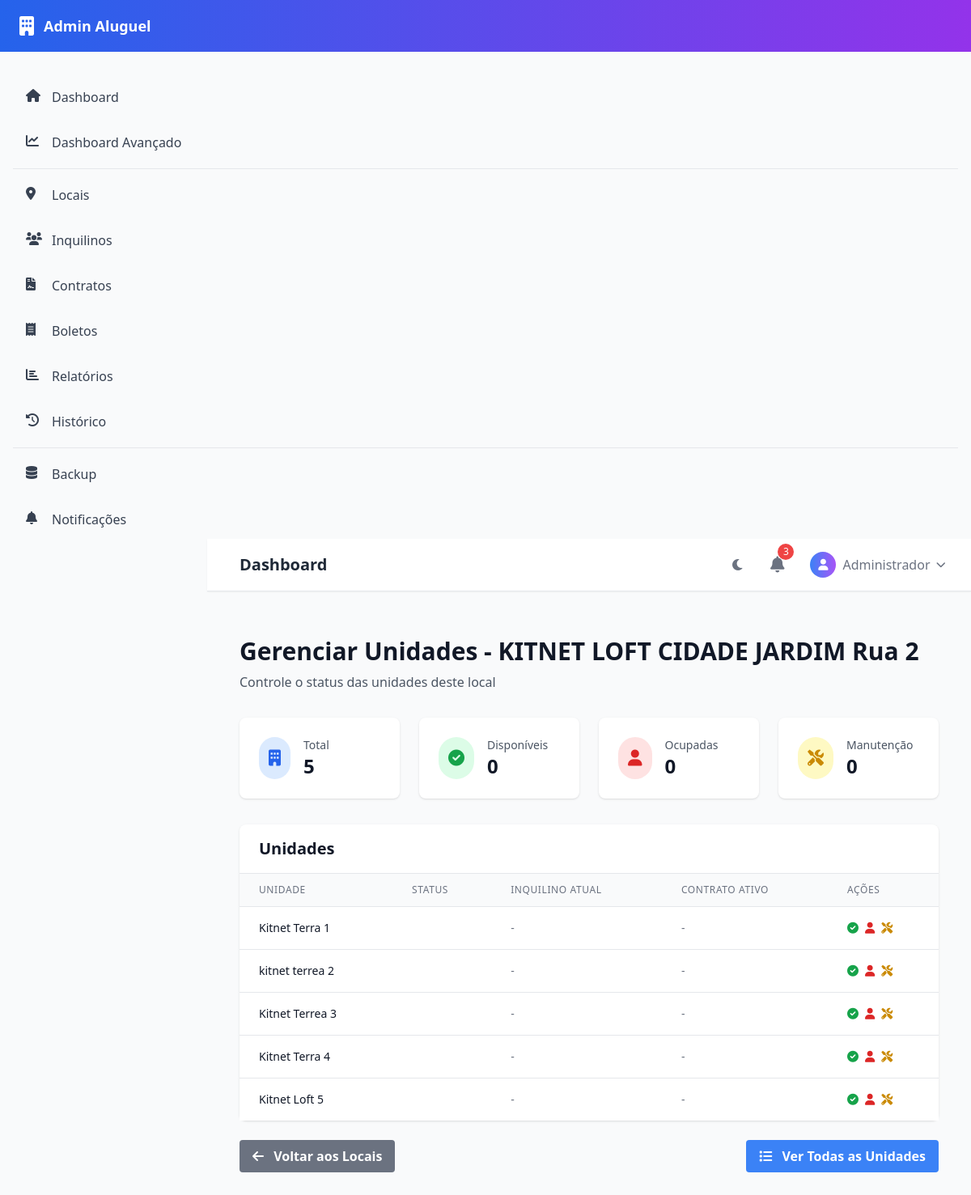
Before: /gerenciar_unidades/3 with the older database file.
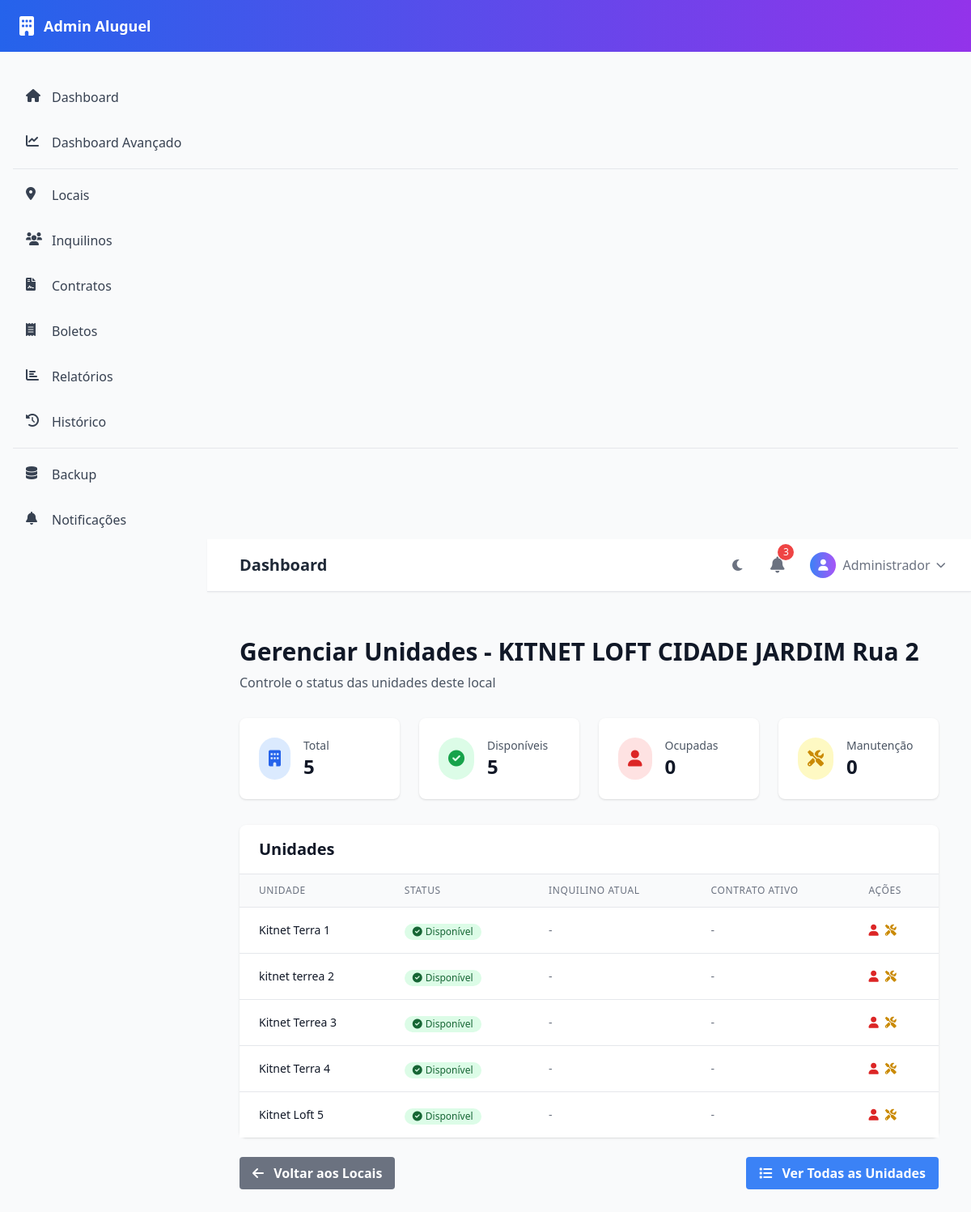
After: the same page with the newer database file.
### app/models.py (models this page shows)
class Unidade(db.Model):
    id = db.Column(db.Integer, primary_key=True)
    nome = db.Column(db.String(120), nullable=False)
    local_id = db.Column(db.Integer, db.ForeignKey('local.id'), nullable=False)
    status = db.Column(db.String(20), nullable=False, default='disponivel')  # disponivel, ocupada, manutencao
    inquilinos = db.relationship('Inquilino', backref='unidade', lazy=True)
    contratos = db.relationship('Contrato', backref='unidade', lazy=True)

### app/routes.py (the view)
@app.route('/gerenciar_unidades/<int:local_id>')
def gerenciar_unidades(local_id):
    local = Local.query.get_or_404(local_id)
    unidades = Unidade.query.filter_by(local_id=local_id).all()
    total_unidades = len(unidades)
    unidades_disponiveis = len([u for u in unidades if u.status == 'disponivel'])
    unidades_ocupadas = len([u for u in unidades if u.status == 'ocupada'])
    unidades_manutencao = len([u for u in unidades if u.status == 'manutencao'])
    return render_template('gerenciar_unidades.html',
                         local=local,
                         unidades=unidades,
                         stats={
                             'total': total_unidades,
                             'disponiveis': unidades_disponiveis,
                             'ocupadas': unidades_ocupadas,
                             'manutencao': unidades_manutencao
                         })

### app/templates/gerenciar_unidades.html (shortened to what the changed rows need)
{% extends "base_modern.html" %}
{% block content %}
<div class="container mx-auto px-4 py-8">
    <div class="mb-8">
        <h1 class="text-3xl font-bold text-gray-900 dark:text-white mb-2">
            Gerenciar Unidades - {{ local.nome }}
        </h1>
    </div>
    <div class="grid grid-cols-1 md:grid-cols-4 gap-6 mb-8">
        <div class="bg-white dark:bg-gray-800 rounded-lg shadow p-6">
            <div class="flex items-center">
                <div class="ml-4">
                    <p class="text-sm font-medium text-gray-600 dark:text-gray-400">Disponíveis</p>
                    <p class="text-2xl font-bold text-gray-900 dark:text-white">{{ stats.disponiveis }}</p>
                </div>
            </div>
        </div>
    </div>
    <div class="bg-white dark:bg-gray-800 rounded-lg shadow">
        <div class="px-6 py-4 border-b border-gray-200 dark:border-gray-700">
            <h2 class="text-xl font-semibold text-gray-900 dark:text-white">Unidades</h2>
        </div>
        <div class="overflow-x-auto">
            <table class="min-w-full divide-y divide-gray-200 dark:divide-gray-700">
                <thead class="bg-gray-50 dark:bg-gray-700">
                    <tr>
                        <th class="px-6 py-3 text-left text-xs font-medium text-gray-500 dark:text-gray-300 uppercase tracking-wider">
                            Unidade
                        </th>
                        <th class="px-6 py-3 text-left text-xs font-medium text-gray-500 dark:text-gray-300 uppercase tracking-wider">
                            Status
                        </th>
                        <th class="px-6 py-3 text-left text-xs font-medium text-gray-500 dark:text-gray-300 uppercase tracking-wider">
                            Inquilino Atual
                        </th>
                        <th class="px-6 py-3 text-left text-xs font-medium text-gray-500 dark:text-gray-300 uppercase tracking-wider">
                            Contrato Ativo
                        </th>
                        <th class="px-6 py-3 text-left text-xs font-medium text-gray-500 dark:text-gray-300 uppercase tracking-wider">
                            Ações
                        </th>
                    </tr>
                </thead>
                <tbody class="bg-white dark:bg-gray-800 divide-y divide-gray-200 dark:divide-gray-700">
                    {% for unidade in unidades %}
                    <tr class="hover:bg-gray-50 dark:hover:bg-gray-700">
                        <td class="px-6 py-4 whitespace-nowrap">
                            <div class="text-sm font-medium text-gray-900 dark:text-white">
                                {{ unidade.nome }}
                            </div>
                        </td>
                        <td class="px-6 py-4 whitespace-nowrap">
                            {% if unidade.status == 'disponivel' %}
                                <span class="inline-flex items-center px-2.5 py-0.5 rounded-full text-xs font-medium bg-green-100 text-green-800 dark:bg-green-900 dark:text-green-200">
                                    <i class="fas fa-check-circle mr-1"></i>
                                    Disponível
                                </span>
                            {% elif unidade.status == 'ocupada' %}
                                <span class="inline-flex items-center px-2.5 py-0.5 rounded-full text-xs font-medium bg-red-100 text-red-800 dark:bg-red-900 dark:text-red-200">
                                    <i class="fas fa-user mr-1"></i>
                                    Ocupada
                                </span>
                            {% elif unidade.status == 'manutencao' %}
                                <span class="inline-flex items-center px-2.5 py-0.5 rounded-full text-xs font-medium bg-yellow-100 text-yellow-800 dark:bg-yellow-900 dark:text-yellow-200">
                                    <i class="fas fa-tools mr-1"></i>
                                    Manutenção
                                </span>
                            {% endif %}
                        </td>
                        <td class="px-6 py-4 whitespace-nowrap text-sm text-gray-900 dark:text-white">
                            {% if unidade.inquilinos %}
                                {% set inquilino_atual = unidade.inquilinos[0] %}
                                {{ inquilino_atual.nome }}
                            {% else %}
                                <span class="text-gray-500 dark:text-gray-400">-</span>
                            {% endif %}
                        </td>
                        <td class="px-6 py-4 whitespace-nowrap text-sm text-gray-900 dark:text-white">
                            {% if unidade.contratos %}
                                {% set contrato_ativo = unidade.contratos | selectattr('situacao', 'equalto', 'ativo') | first %}
                                {% if contrato_ativo %}
                                    <span class="text-green-600 dark:text-green-400">Ativo</span>
                                {% else %}
                                    <span class="text-gray-500 dark:text-gray-400">-</span>
                                {% endif %}
                            {% else %}
                                <span class="text-gray-500 dark:text-gray-400">-</span>
                            {% endif %}
                        </td>
                        <td class="px-6 py-4 whitespace-nowrap text-sm font-medium">
                            <div class="flex space-x-2">
                                {% if unidade.status != 'disponivel' %}
                                    <a href="{{ url_for('alterar_status_unidade', unidade_id=unidade.id, status='disponivel') }}"
                                       class="text-green-600 hover:text-green-900 dark:text-green-400 dark:hover:text-green-300"
                                       onclick="return confirm('Marcar unidade como disponível?')">
                                        <i class="fas fa-check-circle"></i>
                                    </a>
                                {% endif %}
                                {% if unidade.status != 'ocupada' %}
                                    <a href="{{ url_for('alterar_status_unidade', unidade_id=unidade.id, status='ocupada') }}"
                                       class="text-red-600 hover:text-red-900 dark:text-red-400 dark:hover:text-red-300"
                                       onclick="return confirm('Marcar unidade como ocupada?')">
                                        <i class="fas fa-user"></i>
                                    </a>
                                {% endif %}
                                {% if unidade.status != 'manutencao' %}
                                    <a href="{{ url_for('alterar_status_unidade', unidade_id=unidade.id, status='manutencao') }}"
                                       class="text-yellow-600 hover:text-yellow-900 dark:text-yellow-400 dark:hover:text-yellow-300"
                                       onclick="return confirm('Marcar unidade em manutenção?')">
                                        <i class="fas fa-tools"></i>
                                    </a>
                                {% endif %}
                            </div>
                        </td>
                    </tr>
                    {% endfor %}
                </tbody>
            </table>
        </div>
    </div>
</div>
{% endblock %}

Changed rows visible on the page:
changed Unidade "Kitnet Terra 1": now shows "Disponível"
changed Unidade "kitnet terrea 2": now shows "Disponível"
changed Unidade "Kitnet Terrea 3": now shows "Disponível"
changed Unidade "Kitnet Terra 4": now shows "Disponível"
changed Unidade "Kitnet Loft 5": now shows "Disponível"
Other visible differences:
{{ stats.disponiveis }}: "0" → "5"
